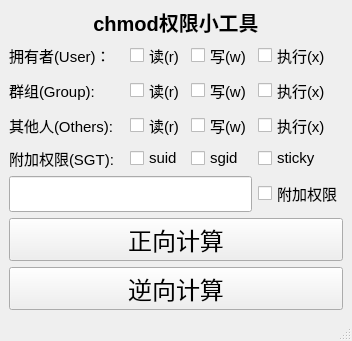
<?xml version="1.0" encoding="UTF-8"?>
<ui version="4.0">
 <class>MainWindow</class>
 <widget class="QMainWindow" name="MainWindow">
  <property name="geometry">
   <rect>
    <x>0</x>
    <y>0</y>
    <width>352</width>
    <height>341</height>
   </rect>
  </property>
  <property name="windowTitle">
   <string>ChmodTools by lsmaker</string>
  </property>
  <property name="windowIcon">
   <iconset>
    <normaloff>th.ico</normaloff>th.ico</iconset>
  </property>
  <widget class="QWidget" name="centralwidget">
   <layout class="QGridLayout" name="gridLayout" rowstretch="1,5,5,5,5,5,5,0" columnstretch="4,1,1,1">
    <item row="3" column="1">
     <widget class="QCheckBox" name="Or">
      <property name="font">
       <font>
        <pointsize>11</pointsize>
       </font>
      </property>
      <property name="text">
       <string>读(r)</string>
      </property>
     </widget>
    </item>
    <item row="1" column="3">
     <widget class="QCheckBox" name="Ux">
      <property name="font">
       <font>
        <pointsize>11</pointsize>
       </font>
      </property>
      <property name="text">
       <string>执行(x)</string>
      </property>
     </widget>
    </item>
    <item row="1" column="0">
     <widget class="QLabel" name="label_2">
      <property name="font">
       <font>
        <pointsize>11</pointsize>
       </font>
      </property>
      <property name="text">
       <string>拥有者(User)：</string>
      </property>
     </widget>
    </item>
    <item row="2" column="1">
     <widget class="QCheckBox" name="Gr">
      <property name="font">
       <font>
        <pointsize>11</pointsize>
       </font>
      </property>
      <property name="text">
       <string>读(r)</string>
      </property>
     </widget>
    </item>
    <item row="3" column="0">
     <widget class="QLabel" name="label_4">
      <property name="font">
       <font>
        <pointsize>11</pointsize>
       </font>
      </property>
      <property name="text">
       <string>其他人(Others):</string>
      </property>
     </widget>
    </item>
    <item row="3" column="2">
     <widget class="QCheckBox" name="Ow">
      <property name="font">
       <font>
        <pointsize>11</pointsize>
       </font>
      </property>
      <property name="text">
       <string>写(w)</string>
      </property>
     </widget>
    </item>
    <item row="2" column="0">
     <widget class="QLabel" name="label_3">
      <property name="font">
       <font>
        <pointsize>11</pointsize>
       </font>
      </property>
      <property name="text">
       <string>群组(Group):</string>
      </property>
     </widget>
    </item>
    <item row="3" column="3">
     <widget class="QCheckBox" name="Ox">
      <property name="font">
       <font>
        <pointsize>11</pointsize>
       </font>
      </property>
      <property name="text">
       <string>执行(x)</string>
      </property>
     </widget>
    </item>
    <item row="4" column="2">
     <widget class="QCheckBox" name="Sgid">
      <property name="font">
       <font>
        <pointsize>11</pointsize>
       </font>
      </property>
      <property name="text">
       <string>sgid</string>
      </property>
     </widget>
    </item>
    <item row="5" column="3">
     <widget class="QCheckBox" name="EnableSGT">
      <property name="font">
       <font>
        <pointsize>11</pointsize>
        <italic>false</italic>
        <bold>false</bold>
       </font>
      </property>
      <property name="text">
       <string>附加权限</string>
      </property>
     </widget>
    </item>
    <item row="0" column="0" colspan="4">
     <widget class="QLabel" name="label">
      <property name="sizePolicy">
       <sizepolicy hsizetype="Minimum" vsizetype="Minimum">
        <horstretch>0</horstretch>
        <verstretch>0</verstretch>
       </sizepolicy>
      </property>
      <property name="minimumSize">
       <size>
        <width>1</width>
        <height>1</height>
       </size>
      </property>
      <property name="maximumSize">
       <size>
        <width>500</width>
        <height>30</height>
       </size>
      </property>
      <property name="font">
       <font>
        <pointsize>15</pointsize>
        <bold>true</bold>
       </font>
      </property>
      <property name="text">
       <string>chmod权限小工具</string>
      </property>
      <property name="alignment">
       <set>Qt::AlignCenter</set>
      </property>
     </widget>
    </item>
    <item row="5" column="0" colspan="3">
     <widget class="QLineEdit" name="ans">
      <property name="font">
       <font>
        <pointsize>18</pointsize>
       </font>
      </property>
     </widget>
    </item>
    <item row="4" column="3">
     <widget class="QCheckBox" name="Sticky">
      <property name="font">
       <font>
        <pointsize>11</pointsize>
       </font>
      </property>
      <property name="text">
       <string>sticky</string>
      </property>
     </widget>
    </item>
    <item row="2" column="3">
     <widget class="QCheckBox" name="Gx">
      <property name="font">
       <font>
        <pointsize>11</pointsize>
       </font>
      </property>
      <property name="text">
       <string>执行(x)</string>
      </property>
     </widget>
    </item>
    <item row="4" column="1">
     <widget class="QCheckBox" name="Suid">
      <property name="font">
       <font>
        <pointsize>11</pointsize>
       </font>
      </property>
      <property name="text">
       <string>suid</string>
      </property>
     </widget>
    </item>
    <item row="1" column="2">
     <widget class="QCheckBox" name="Uw">
      <property name="font">
       <font>
        <pointsize>11</pointsize>
       </font>
      </property>
      <property name="text">
       <string>写(w)</string>
      </property>
     </widget>
    </item>
    <item row="1" column="1">
     <widget class="QCheckBox" name="Ur">
      <property name="font">
       <font>
        <pointsize>11</pointsize>
       </font>
      </property>
      <property name="text">
       <string>读(r)</string>
      </property>
     </widget>
    </item>
    <item row="4" column="0">
     <widget class="QLabel" name="label_5">
      <property name="font">
       <font>
        <pointsize>11</pointsize>
       </font>
      </property>
      <property name="text">
       <string>附加权限(SGT):</string>
      </property>
     </widget>
    </item>
    <item row="2" column="2">
     <widget class="QCheckBox" name="Gw">
      <property name="font">
       <font>
        <pointsize>11</pointsize>
       </font>
      </property>
      <property name="text">
       <string>写(w)</string>
      </property>
     </widget>
    </item>
    <item row="6" column="0" colspan="4">
     <widget class="QPushButton" name="calcbutton">
      <property name="sizePolicy">
       <sizepolicy hsizetype="Preferred" vsizetype="Fixed">
        <horstretch>0</horstretch>
        <verstretch>0</verstretch>
       </sizepolicy>
      </property>
      <property name="font">
       <font>
        <pointsize>18</pointsize>
       </font>
      </property>
      <property name="text">
       <string>正向计算</string>
      </property>
     </widget>
    </item>
    <item row="7" column="0" colspan="4">
     <widget class="QPushButton" name="calcbackbutton">
      <property name="font">
       <font>
        <pointsize>18</pointsize>
       </font>
      </property>
      <property name="text">
       <string>逆向计算</string>
      </property>
     </widget>
    </item>
   </layout>
  </widget>
  <widget class="QStatusBar" name="statusbar">
   <property name="enabled">
    <bool>true</bool>
   </property>
  </widget>
 </widget>
 <resources/>
 <connections/>
</ui>
